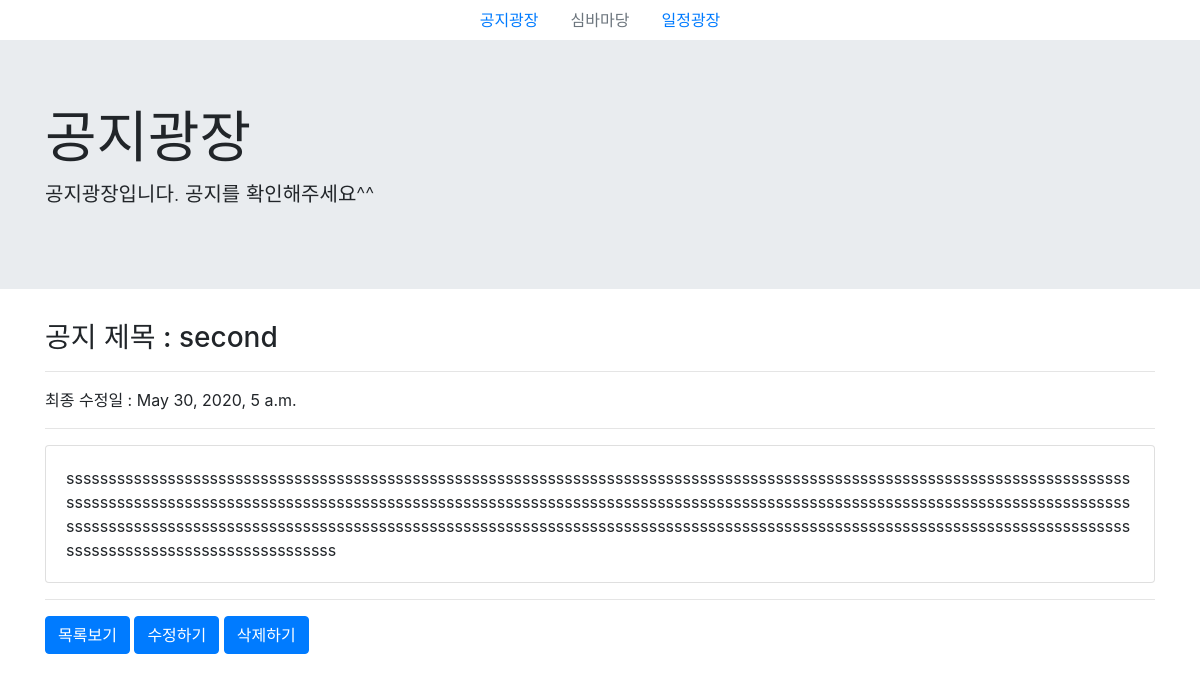
Page /blog/2 on the committed database.
### notice/models.py (models this page shows, shortened)
class Blog(models.Model):
    title = models.CharField(max_length = 200)
    pub_date = models.DateTimeField('date publised')
    body = models.TextField()

### notice/views.py (the view)
# urls.py: path('blog/<int:blog_id>', views.detail, name = "detail"), #detail.html
def detail(request, blog_id):
    details = get_object_or_404(Blog, pk=blog_id)
    return render(request, 'notice_detail.html', {'details': details})

### notice/templates/notice_detail.html
{% extends 'base.html' %}
{% block contents %}
<div class="jumbotron jumbotron-fluid">
    <div class="container">
        <h1 class="display-4">공지광장</h1>
        <p class="lead">공지광장입니다. 공지를 확인해주세요^^</p>
    </div>
</div>
<div class="container">
    <h3>공지 제목 : {{details.title}}</h3>
    <hr>
    <h7>최종 수정일 : {{details.pub_date}}</h7>
    <hr>
    <div class="card">
        <div class="card-body">
            <p class="card-text">{{details.body}}</p>
        </div>
    </div>
    <hr>
    <a class="btn btn-primary" href="{% url 'home' %}" role="button">목록보기</a>
    <a class="btn btn-primary" href="{% url 'edit' details.id %}" role="button">수정하기</a>
    <a class="btn btn-primary" href="{% url 'delete' details.id %}" role="button">삭제하기</a>
</div>
{% endblock %}

### rows in the picture
Blog: title "second", pub_date "May 30, 2020, 5 a.m.", body "ssssssssssssssssssssssssssssssssssssssssssssssssssssssssssssssssssssssssssssssssssssssssssssssssssssssssssssssssssssssssssssssssssssssssssssssssssssssssssssssssssssssssssssssssssssssssssssssssssssssssssssssssssssssssssssssssssssssssssssssssssssssssssssssssssssssssssssssssssssssssssssssssssssssssssssssssssssssssssssssssssssssssssssssssssssssssssssssssssssssssssssssssssssssssssssssssssssssssssssssssssssssssss"
